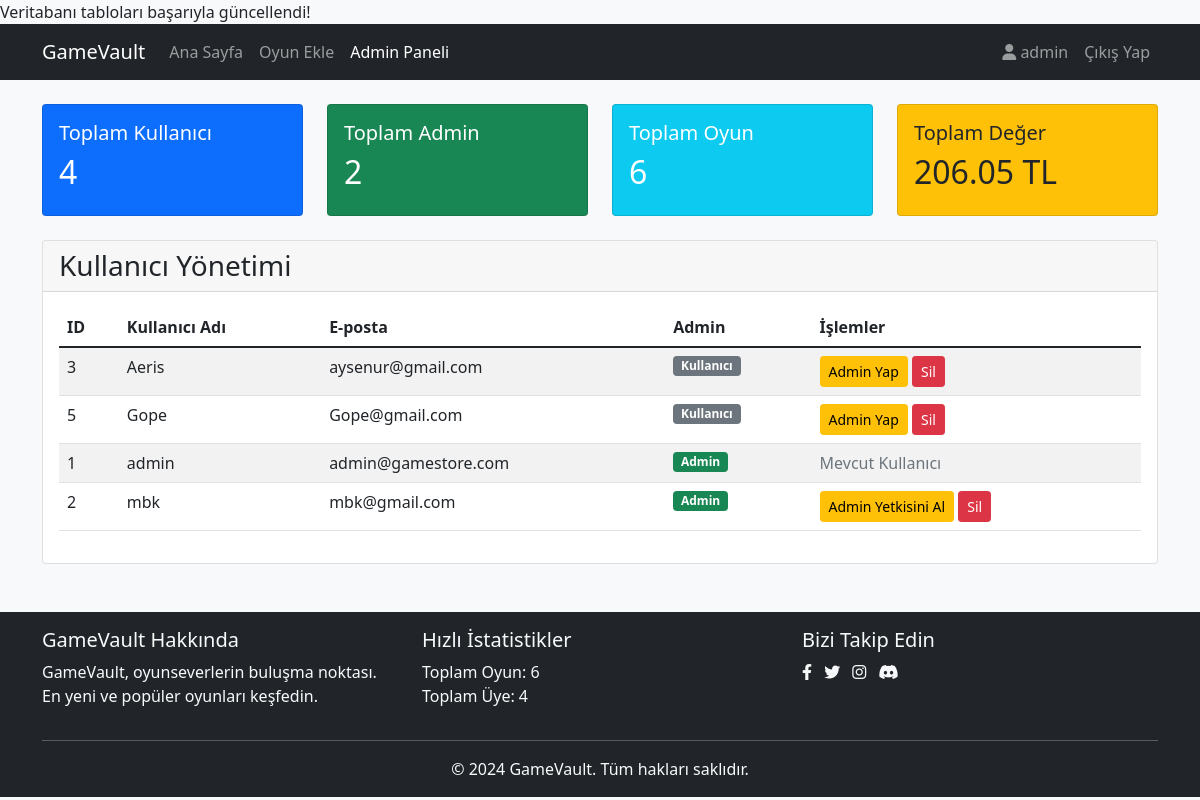
/admin_panel.php (signed in), run on the app's committed database.
### tables this page shows
CREATE TABLE users (
            id INTEGER PRIMARY KEY AUTOINCREMENT,
            username TEXT UNIQUE NOT NULL,
            email TEXT UNIQUE NOT NULL,
            password TEXT NOT NULL,
            is_admin INTEGER DEFAULT 0
        );

### admin_panel.php (the view, shortened to what this page needs)
<?php
$db = Database::getInstance()->getConnection();
$users = [];
try {
    $stmt = $db->query("SELECT * FROM users ORDER BY username");
    $users = $stmt->fetchAll(PDO::FETCH_ASSOC);
} catch(PDOException $e) {
    $error = 'Kullanıcılar yüklenirken bir hata oluştu.';
}
$stats = [
    'total_users' => 0,
    'total_games' => 0,
    'total_admins' => 0,
    'total_value' => 0
];
try {
    $stmt = $db->query("SELECT COUNT(*) FROM users");
    $stats['total_users'] = $stmt->fetchColumn();
    $stmt = $db->query("SELECT COUNT(*) FROM users WHERE is_admin = 1");
    $stats['total_admins'] = $stmt->fetchColumn();
    $stmt = $db->query("SELECT COUNT(*), SUM(price) FROM games");
    $result = $stmt->fetch(PDO::FETCH_NUM);
    $stats['total_games'] = $result[0];
    $stats['total_value'] = $result[1] ?? 0;
} catch(PDOException $e) {
    $error = 'İstatistikler yüklenirken bir hata oluştu.';
}
?>
<!DOCTYPE html>
<html lang="tr">
<head>
    <link href="https://cdn.jsdelivr.net/npm/bootstrap@5.1.3/dist/css/bootstrap.min.css" rel="stylesheet">
    <link href="https://cdnjs.cloudflare.com/ajax/libs/font-awesome/6.0.0/css/all.min.css" rel="stylesheet">
</head>
<body class="bg-light">
    <nav class="navbar navbar-expand-lg navbar-dark bg-dark">
        <div class="container">
            <a class="navbar-brand" href="index.php">GameVault</a>
            <div class="collapse navbar-collapse" id="navbarNav">
                <ul class="navbar-nav me-auto">
                    <li class="nav-item">
                        <a class="nav-link" href="index.php">Ana Sayfa</a>
                    </li>
                    <li class="nav-item">
                        <a class="nav-link" href="add_game.php">Oyun Ekle</a>
                    </li>
                    <li class="nav-item">
                        <a class="nav-link active" href="admin_panel.php">Admin Paneli</a>
                    </li>
                </ul>
                <ul class="navbar-nav">
                    <li class="nav-item">
                        <a class="nav-link" href="profile.php">
                            <i class="fas fa-user"></i> <?php echo htmlspecialchars($_SESSION['username']); ?>
                        </a>
                    </li>
                    <li class="nav-item">
                        <a class="nav-link" href="logout.php">Çıkış Yap</a>
                    </li>
                </ul>
            </div>
        </div>
    </nav>
    <div class="container mt-4">
        <div class="row mb-4">
            <div class="col-md-3">
                <div class="card bg-primary text-white">
                    <div class="card-body">
                        <h5 class="card-title">Toplam Kullanıcı</h5>
                        <h2><?php echo $stats['total_users']; ?></h2>
                    </div>
                </div>
            </div>
            <div class="col-md-3">
                <div class="card bg-success text-white">
                    <div class="card-body">
                        <h5 class="card-title">Toplam Admin</h5>
                        <h2><?php echo $stats['total_admins']; ?></h2>
                    </div>
                </div>
            </div>
            <div class="col-md-3">
                <div class="card bg-info text-white">
                    <div class="card-body">
                        <h5 class="card-title">Toplam Oyun</h5>
                        <h2><?php echo $stats['total_games']; ?></h2>
                    </div>
                </div>
            </div>
            <div class="col-md-3">
                <div class="card bg-warning text-dark">
                    <div class="card-body">
                        <h5 class="card-title">Toplam Değer</h5>
                        <h2><?php echo number_format($stats['total_value'], 2); ?> TL</h2>
                    </div>
                </div>
            </div>
        </div>
        <div class="card">
            <div class="card-header">
                <h3 class="mb-0">Kullanıcı Yönetimi</h3>
            </div>
            <div class="card-body">
                <div class="table-responsive">
                    <table class="table table-striped">
                        <thead>
                            <tr>
                                <th>ID</th>
                                <th>Kullanıcı Adı</th>
                                <th>E-posta</th>
                                <th>Admin</th>
                                <th>İşlemler</th>
                            </tr>
                        </thead>
                        <tbody>
                            <?php foreach ($users as $user): ?>
                            <tr>
                                <td><?php echo $user['id']; ?></td>
                                <td><?php echo htmlspecialchars($user['username']); ?></td>
                                <td><?php echo htmlspecialchars($user['email']); ?></td>
                                <td>
                                    <?php if ($user['is_admin']): ?>
                                        <span class="badge bg-success">Admin</span>
                                    <?php else: ?>
                                        <span class="badge bg-secondary">Kullanıcı</span>
                                    <?php endif; ?>
                                </td>
                                <td>
                                    <?php if ($user['id'] != $_SESSION['user_id']): ?>
                                    <form method="POST" action="" class="d-inline">
                                        <button type="submit" name="toggle_admin" class="btn btn-warning btn-sm">
                                            <?php echo $user['is_admin'] ? 'Admin Yetkisini Al' : 'Admin Yap'; ?>
                                        </button>
                                        <button type="submit" name="delete_user" class="btn btn-danger btn-sm"
                                                onclick="return confirm('Bu kullanıcıyı silmek istediğinizden emin misiniz?')">
                                            Sil
                                        </button>
                                    </form>
                                    <?php else: ?>
                                        <span class="text-muted">Mevcut Kullanıcı</span>
                                    <?php endif; ?>
                                </td>
                            </tr>
                            <?php endforeach; ?>
                        </tbody>
                    </table>
                </div>
            </div>
        </div>
    </div>
    <?php include 'includes/footer.php'; ?>
</body>
</html>

### data on the page
users: id "3", username "Aeris", email "aysenur@gmail.com", is_admin "Kullanıcı"
users: id "5", username "Gope", email "Gope@gmail.com", is_admin "Kullanıcı"
users: id "1", username "admin", email "admin@gamestore.com", is_admin "Admin", shows "Mevcut Kullanıcı"
users: id "2", username "mbk", email "mbk@gmail.com", is_admin "Admin"

### other printed values
$_SESSION['username'] "admin"
$stats['total_users'] "4"
$stats['total_admins'] "2"
$stats['total_games'] "6"
$stats['total_value'] "206.05"
$total_games "6"
$total_users "4"
